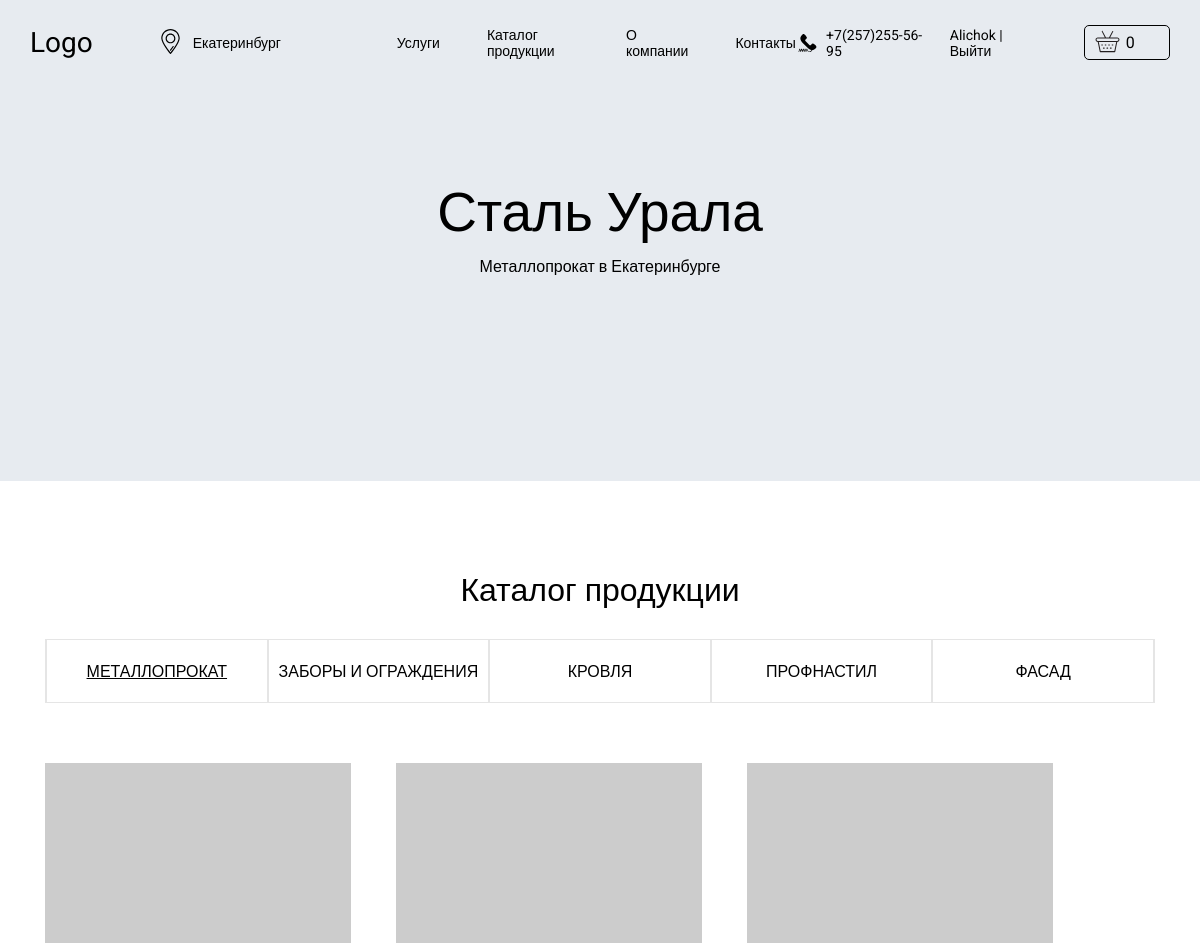
The page / (signed in, upper part) on the database as committed earlier.
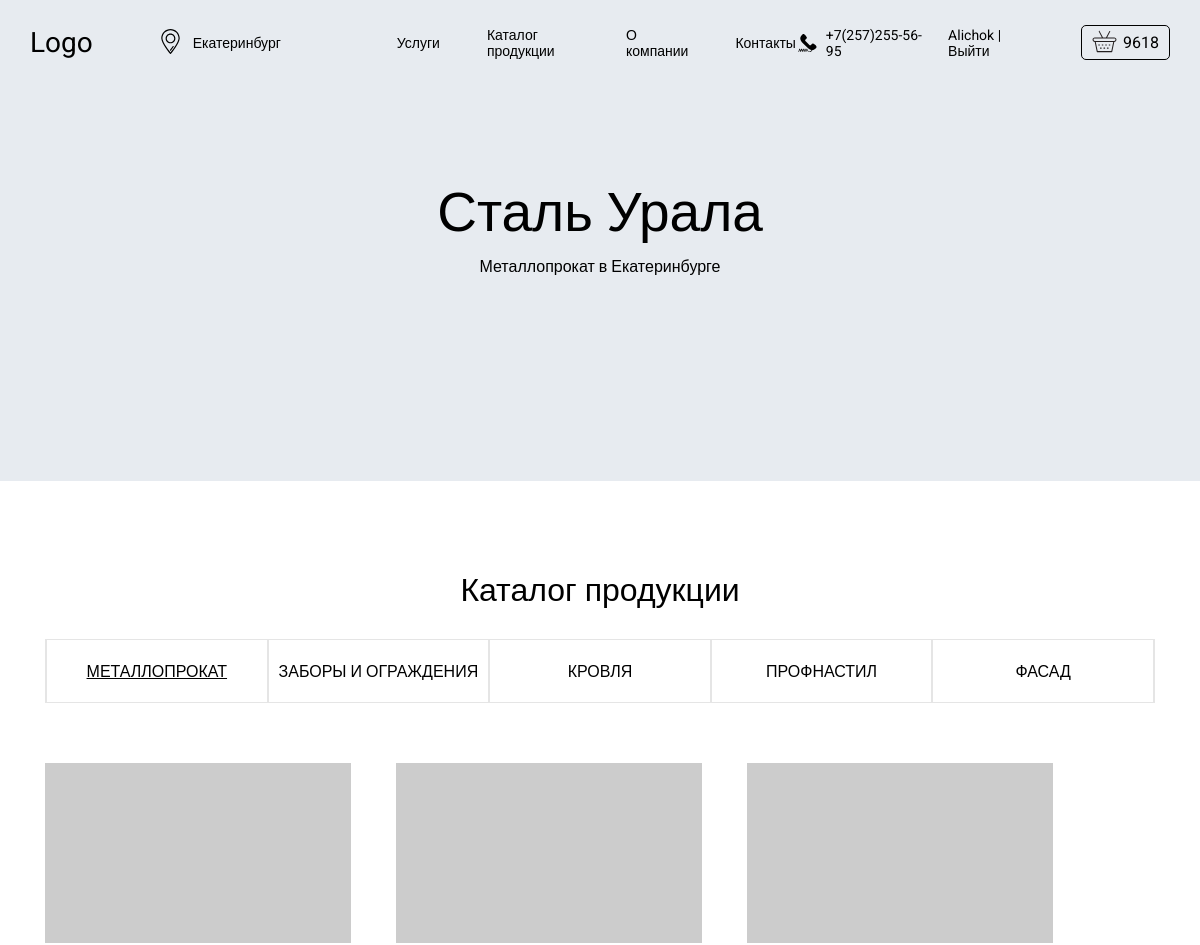
The same page on the database as committed later.
### UralsSteelStore/models.py (models this page shows, shortened)
class Basket(models.Model):
    user = models.ForeignKey(to=User, on_delete=models.CASCADE)
    product = models.ForeignKey(to=Goods, on_delete=models.CASCADE)
    quantity = models.PositiveSmallIntegerField(default=0)
    created_timestamp = models.DateTimeField(auto_now_add=True)
    objects = BasketQuerySet.as_manager()
    def sum(self):
        return self.product.price * self.quantity

class Goods(models.Model):
    category = models.ForeignKey('Category', on_delete=models.PROTECT, verbose_name='Категория')
    title = models.CharField(max_length=300, verbose_name='Наименование товара')
    slug = models.SlugField(max_length=200, db_index=True)
    description = models.TextField(blank=True)
    price = models.IntegerField(default=0)
    is_published = models.BooleanField(default=True, verbose_name='Опубликовано')
    created_at = models.DateTimeField(auto_now_add=True)
    updated_at = models.DateTimeField(auto_now=True)
    class Meta:
        verbose_name = 'Товар'
        verbose_name_plural = 'Товары'

### UralsSteelStore/views.py (the view, shortened to what this page needs)
# urls.py: path('', IndexListView.as_view(), name='home'),
class IndexListView(ListView):
    model = Products
    context_object_name = 'products'
    template_name = 'UralsSteelStore/index.html'
    success_url = reverse_lazy('home')
    def get(self, request, *args, **kwargs):
        form = ModalRequestForm()
        self.object_list = self.get_context(form=form)
        return render(request, self.template_name, context=self.object_list)
    def get_context(self, **kwargs):
        context = dict()
        category_id = 1
        context['menu'] = menu
        context['category_id'] = self.kwargs['category_id'] if 'category_id' in self.kwargs else category_id
        if 'form' in kwargs:
            context['form'] = kwargs['form']
        return context

### UralsSteelStore/context_processors.py (called while the page is built)
def baskets(request):
    user = request.user
    return {'baskets': Basket.objects.filter(user=user) if user.is_authenticated else []}

### UralsSteelStore/models.py (called while the page is built)
    def __str__(self):
        return self.title

    def total_sum(self):
        return sum([basket.sum() for basket in self])

### UralsSteelStore/templatetags/urals_steel_store_tags.py (called while the page is built)
@register.inclusion_tag('UralsSteelStore/index_category_list.html')
def show_index_category_list(category_id):
    all_categories = Category_mp.objects.annotate(cnt=Count('products')).filter(cnt__gt=0)
    products = Products.objects.filter(category=category_id)
    naw_cat = Category_mp.objects.get(pk=category_id)
    return {'all_categories': all_categories, 'products': products, 'naw_cat': naw_cat}

### UralsSteelStore/templates/UralsSteelStore/index.html (shortened to what this page needs)
{% extends '../base.html' %}
{% load static %}
{% load  urals_steel_store_tags %}
{% block header_basket %}{{ baskets.total_sum }}{% endblock %}
{% block content %}
<div class="container">
{% show_index_category_list category_id=category_id %}
</div>
{% endblock %}

Rows that differ between the two databases and show on the page:
added Basket: total_sum "9618"
Other text that changed with them:
{{ baskets.total_sum }}: "0" → (not shown)
